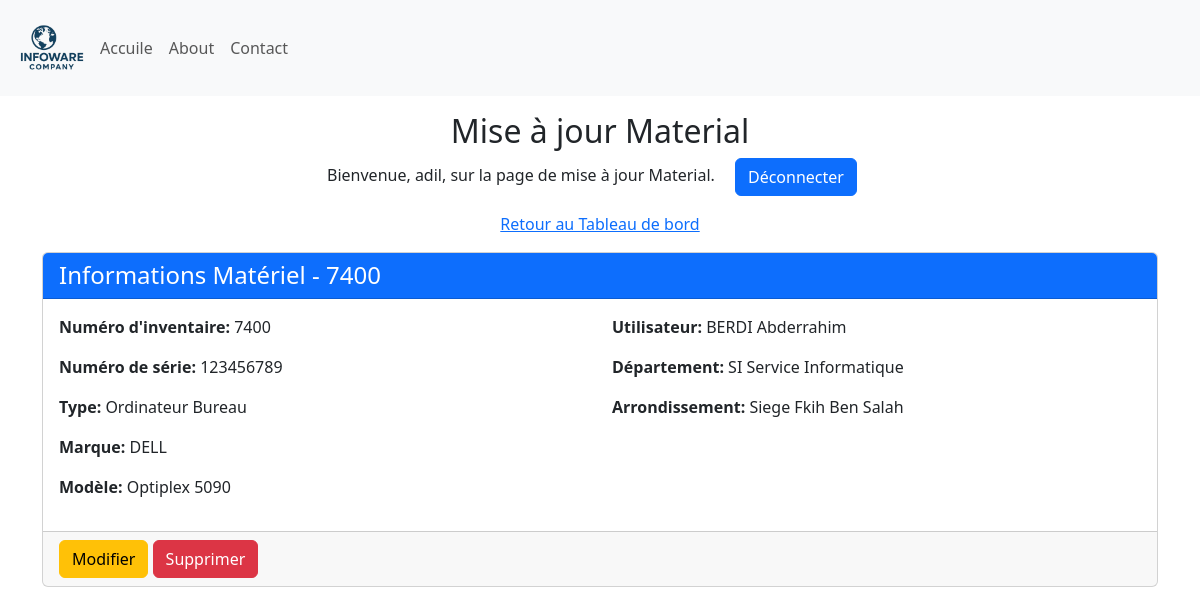
The page /detail_material/1 (signed in) on the database as committed earlier.
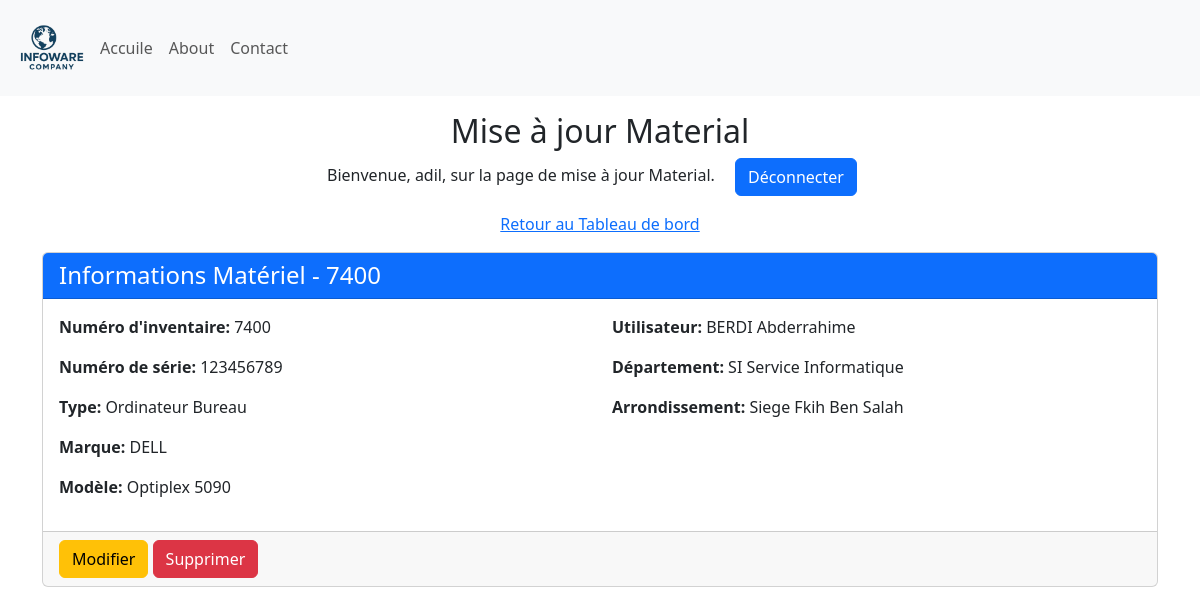
The same page on the database as committed later.
### Site/models.py (models this page shows, shortened)
class Utilisateur(db.Model):
    id = db.Column(db.Integer, primary_key=True)
    nomUtilisateur = db.Column(db.String(50), unique=True, nullable=False)
    Telephone = db.Column(db.String(20), nullable=True)
    departement = db.Column(db.Integer, db.ForeignKey('departement.id'), nullable=False)

### Site/dashbord/material.py (the view)
@material.route('/detail_material/<int:material_id>', methods=['GET'])
def detail_material(material_id):
    if 'user' not in session:
        return redirect(url_for('adminstration.login'))
    material = Material.query.get_or_404(material_id)
    model = Model.query.get(material.model_id)
    type_material = MaterialType.query.get(model.type_material_id)
    marque = Marque.query.get(model.marque_id)
    utilisateur = Utilisateur.query.get(material.utilisateur_id)
    departement = Departement.query.get(utilisateur.departement)
    arrondissement = Arondissement.query.get(departement.arondissement)
    os_version = OsVersions.query.get(material.os_version_id) if material.os_version_id else None
    office_version = Officeversions.query.get(material.office_version_id) if material.office_version_id else None
    antivirus = Antivirus.query.get(material.antivirus_id) if material.antivirus_id else None
    return render_template('detailmaterial.html',
                           name=session['user'],
                           material=material,
                           model=model,
                           type_material=type_material,
                           marque=marque,
                           utilisateur=utilisateur,
                           departement=departement,
                           arrondissement=arrondissement,
                           os_version=os_version,
                           office_version=office_version,
                           antivirus=antivirus)

### Site/templates/detailmaterial.html (shortened to what this page needs)
{% extends 'base.html' %}
{% block body %}
<div class="container-fluid">
    <div class="row">
        <div class="col-12  my-3">
            <div class="text-center">
                <h2>Mise à jour Material</h2>
                <p>Bienvenue, {{ name }}, sur la page de mise à jour Material. <a class="mx-3 btn btn-primary" href="{{ url_for('admin.logout') }}"">Déconnecter</a></p>
                <p><a href="{{ url_for('dashbord.dashbord_page') }}">Retour au Tableau de bord</a> </p>
            </div>
            <div class="container">
                <div class="card">
                    <div class="card-header bg-primary text-white">
                        <h4 class="mb-0">Informations Matériel - {{ material.inventaire_number }}</h4>
                    </div>
                    <div class="card-body">
                        <div class="row">
                            <div class="col-md-6">
                                <p><strong>Numéro d'inventaire:</strong> {{ material.inventaire_number }}</p>
                                <p><strong>Numéro de série:</strong> {{ material.serial_number }}</p>
                                <p><strong>Type:</strong> {{ type_material.typeMaterial }}</p>
                                <p><strong>Marque:</strong> {{ marque.MarqueName }}</p>
                                <p><strong>Modèle:</strong> {{ model.modelname }}</p>
                            </div>
                            <div class="col-md-6">
                                <p><strong>Utilisateur:</strong> {{ utilisateur.nomUtilisateur }}</p>
                                <p><strong>Département:</strong> {{ departement.departement }}</p>
                                <p><strong>Arrondissement:</strong> {{ arrondissement.arondissement }}</p>
                            </div>
                        </div>
                    </div>
                    <div class="card-footer">
                        <a href="{{ url_for('material.update_material', material_id=material.id) }}" class="btn btn-warning">Modifier</a>
                        <a href="{{ url_for('material.delete_material', material_id=material.id) }}" class="btn btn-danger" onclick="return confirm('Êtes-vous sûr de vouloir supprimer ce matériel ?')">Supprimer</a>
                    </div>
                </div>
            </div>
        </div>
    </div>
</div>
{% endblock %}

Rows that differ between the two databases and show on the page:
changed Utilisateur: nomUtilisateur "BERDI Abderrahim" → "BERDI Abderrahime"
